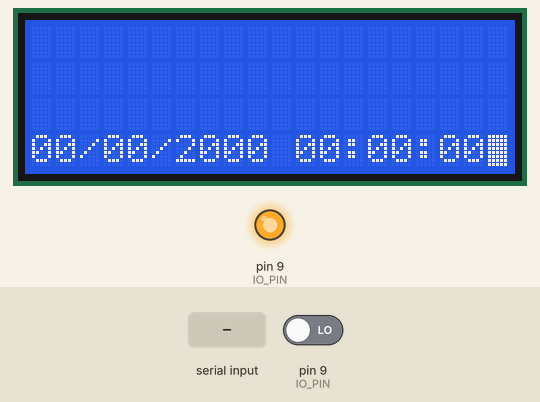
A sketch run on a simulated Arduino Uno, built with avr-gcc and run on an emulated ATmega328P. Parts: 20×4 character LCD, output pins drawn as LEDs (lit = HIGH). Inputs (shaded band) come from the test bench; at power-on: pin 9 (IO_PIN) LOW. Pins used as bus, display or sensor lines are not drawn; what the sketch prints to the serial monitor is not drawn.

Above: at 2.8 s.
2.9 s: "H" received over Serial
At 4.0 s:
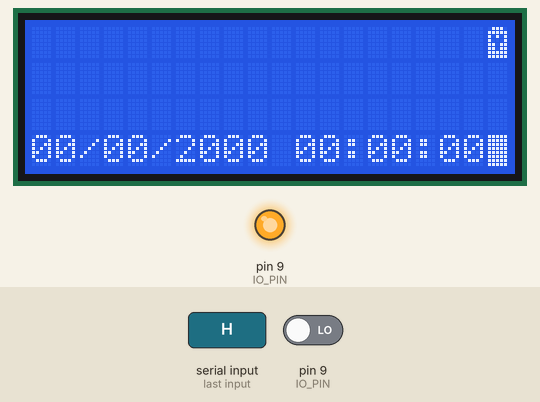
5.0 s: pin 9 (IO_PIN) driven HIGH
At 7.3 s:
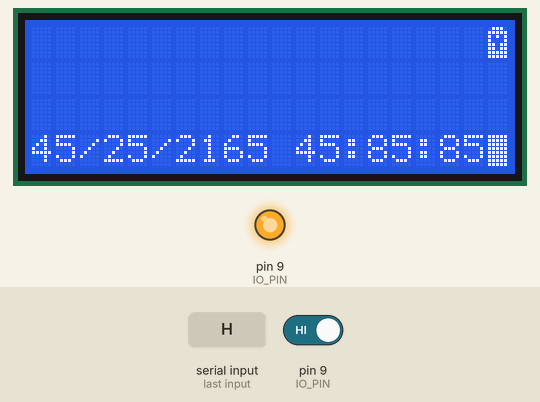
7.6 s: "h" received over Serial
At 8.6 s:
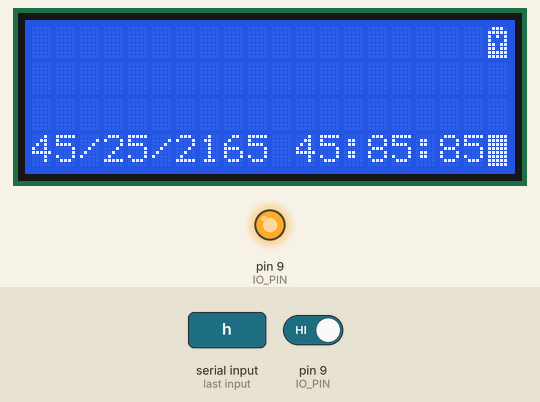
9.2 s: "M" received over Serial
At 9.48 s:
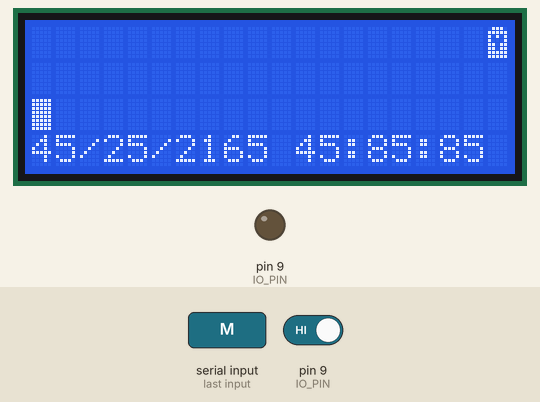
Timing chart, 0 to 11.8 s (numbered marks = the images above; inputs shaded):
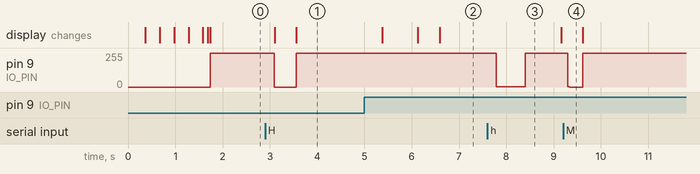

Measured:
- after the input at 2.9 s, pin 9 (IO_PIN): 255/255 → 0/255 after 0.19 s, → 255/255 0.46 s later
- after the input at 5.0 s, the display: changes after 0.38 s (image 2)
- after the input at 7.6 s, pin 9 (IO_PIN): 255/255 → 1/255 after 0.18 s, → 255/255 0.62 s later
- after the input at 9.2 s, pin 9 (IO_PIN): 255/255 → 0/255 after 0.10 s, → 255/255 0.31 s later

The sketch:

DS1302-RTC_LIB.ino
```cpp
#include <Vcc.h>
#include <LiquidCrystal.h>
/** Se debe colocar entre comillas para referirse a los include locales */
#include "DS1302RTC.h"

unsigned long CURRENT_MILLIS = 0;

/**
   Lectura de la carga de batería, o en su defecto, Vcc
*/
#define       INTERVAL_READ_BATTERY 3000
unsigned long TIME_READ = 0;
unsigned long TIME_BATTERY = 0;
unsigned long TIME_SHOW_READ = 0;
const float   VccCorrection = 1.0 / 1.0; // Medición Vcc en multímetro / Reportado por Vcc
Vcc vcc(VccCorrection);

/**
   Parámetros del LCD
   A menos que se necesiten los puertos de interrupciones, los coloco seguidos en el arduino
   1  VSS (+5v)   2  VDD (GND)  3  V0 (CONT)  4   RS    5  RW (+5v)   6  E
   7 - 10 (N/C)   11 D4         12 D5         13  D6    15 D7
   15 (LED Vcc)   16 (LED GND)
*/
#define LCD_COLS  20
#define LCD_ROWS  4
#define LCD_BLINK true
#define RS        7
#define EN        6
#define D4        5
#define D5        4
#define D6        3
#define D7        2
LiquidCrystal lcd(RS, EN, D4, D5, D6, D7);

/**
   Parametros del Realtime Clock DS1302
   https://github.com/NeiroNx/_rtcLib
*/
#define         INTERVAL_READ_RTC 500
#define         SCK_PIN 8
#define         IO_PIN  9
#define         CE_PIN  10
unsigned long   RTC_TIME = 0;
#define         CLOCK_ROW 3
DS1302_RTC      _rtc(SCK_PIN, IO_PIN, CE_PIN);


/**
  Se escribirá el ícono de batería en la esquina sup. der.
*/
void lcdBatteryIcon(const int icon = -1) {
  lcd.createChar(0 , vcc.Get_Battery_Icon(icon));
  lcd.setCursor(LCD_COLS - 1, 0);
  lcd.write(byte(0));
}

void readBatteryLevel(unsigned long* currentMillis) {
  if (*currentMillis > TIME_BATTERY + INTERVAL_READ_BATTERY) {
    float curvolt = vcc.Read_Volts();
    Serial.println("Bat: " + String(curvolt) + "v");
    lcdBatteryIcon();
    TIME_BATTERY = *currentMillis;
  }
}

void cl(unsigned int line) {
  char cleanLine[LCD_COLS];
  for (int i = 0; i < LCD_COLS; i++) {
    cleanLine[i] = ' ';
  }
  lcd.setCursor(0, line);
  lcd.print(cleanLine);
  lcd.setCursor(0, line);
}

/**
   Escribe un patron en el LCD para mostrar todos los pixeles
*/
void testLCD() {
  for (int row = 0; row < LCD_ROWS; row ++) {
    lcd.setCursor(0, row);
    for (int col = 0; col < LCD_COLS; col ++) {
      lcd.print(char(255));
      delay(10);
    }
  }
  for (int row = 0; row < LCD_ROWS; row ++) {
    lcd.setCursor(0, row);
    for (int col = 0; col < LCD_COLS; col ++) {
      lcd.print(' ');
      delay(10);
    }
  }
}

void readTime(unsigned long* currentMillis) {
  if (*currentMillis > RTC_TIME + INTERVAL_READ_RTC) {
    // This allows for the update of variables for time or accessing the individual elements.
    _rtc.updateTime();

    // Start printing elements as individuals
    Serial.print("Current Date / Time: ");
    Serial.print(_rtc.dayofmonth); //You can switch between day and month if you're using American system
    Serial.print("/");
    Serial.print(_rtc.month);
    Serial.print("/");
    Serial.print(_rtc.year);
    Serial.print(" ");
    Serial.print(_rtc.hours);
    Serial.print(":");
    Serial.print(_rtc.minutes);
    Serial.print(":");
    Serial.println(_rtc.seconds);

    char buffer[20] = "";
    sprintf(buffer, "%02d/%02d/%04d %02d:%02d:%02d", _rtc.dayofmonth, _rtc.month, _rtc.year, _rtc.hours, _rtc.minutes, _rtc.seconds);
    lcd.setCursor(0, CLOCK_ROW);
    lcd.print(buffer);
    //lcd.print(String(_rtc.dayofmonth) + "/" + String(_rtc.month) + "/" + String(_rtc.year) + " " + String(_rtc.hours) + ":" + String(_rtc.minutes) + ":" + String(_rtc.seconds));

    RTC_TIME = *currentMillis;
  }
}

void initializeLcd() {
  lcd.begin(LCD_COLS, LCD_ROWS);
  testLCD();
#if defined LCD_BLINK && LCD_BLINK == true
  lcd.blink();
#endif
}

/**
   Inicializa el _rtc en la hora/fecha en la que se compiló
   el sketch
*/
void initializeRTC() {
  /**
    _rtc.begin();
    if (! _rtc.isrunning()) {
    Serial.println("_rtc no esta Corriendo!");
    for (;;);
    }
  */
  Serial.print("Inicializando en: ");
  Serial.print(__DATE__);
  Serial.println(__TIME__);
  // _rtc.setDS1302Time(00, 59, 23, 6, 10, 1, 2014);
}

void readFromSerial() {
  while (Serial.available() > 0) {
    char incomingCharacter = Serial.read();
    switch (incomingCharacter) {
      case 'H':
        _rtc.setDS1302Time(_rtc.seconds, _rtc.minutes, (_rtc.hours == 23) ? 0 : ++_rtc.hours, _rtc.dayofweek, _rtc.dayofmonth, _rtc.month, _rtc.year);
        break;

      case 'h':
        _rtc.setDS1302Time(_rtc.seconds, _rtc.minutes, (_rtc.hours == 0) ? 23 : --_rtc.hours, _rtc.dayofweek, _rtc.dayofmonth, _rtc.month, _rtc.year);
        break;

      case 'M':
        _rtc.setDS1302Time(_rtc.seconds, (_rtc.minutes == 59) ? 0 : ++_rtc.minutes, _rtc.hours, _rtc.dayofweek, _rtc.dayofmonth, _rtc.month, _rtc.year);
        break;

      case 'm':
        _rtc.setDS1302Time(_rtc.seconds, (_rtc.minutes == 0) ? 59 : --_rtc.minutes, _rtc.hours, _rtc.dayofweek, _rtc.dayofmonth, _rtc.month, _rtc.year);
        break;

      case 'D':
        _rtc.setDS1302Time(_rtc.seconds, _rtc.minutes, _rtc.hours, _rtc.dayofweek, (_rtc.dayofmonth == 31) ? 0 : ++_rtc.dayofmonth, _rtc.month, _rtc.year);
        break;

      case 'd':
        _rtc.setDS1302Time(_rtc.seconds, _rtc.minutes, _rtc.hours, _rtc.dayofweek, (_rtc.dayofmonth == 0) ? 31 : --_rtc.dayofmonth, _rtc.month, _rtc.year);
        break;

      case 'L':
        _rtc.setDS1302Time(_rtc.seconds, _rtc.minutes, _rtc.hours, _rtc.dayofweek, _rtc.dayofmonth , (_rtc.month == 12) ? 0 : ++_rtc.month, _rtc.year);
        break;

      case 'l':
        _rtc.setDS1302Time(_rtc.seconds, _rtc.minutes, _rtc.hours, _rtc.dayofweek, _rtc.dayofmonth , (_rtc.month == 0) ? 12 : --_rtc.month, _rtc.year);
        break;

      case 'Y':
        _rtc.setDS1302Time(_rtc.seconds, _rtc.minutes, _rtc.hours, _rtc.dayofweek, _rtc.dayofmonth, _rtc.month, ++_rtc.year);
        break;

      case 'y':
        _rtc.setDS1302Time(_rtc.seconds, _rtc.minutes, _rtc.hours, _rtc.dayofweek, _rtc.dayofmonth, _rtc.month, --_rtc.year);
        break;
    }
    //_rtc.setDS1302Time(_rtc.seconds, _rtc.minutes, _rtc.hours, _rtc.dayofweek, _rtc.dayofmonth, _rtc.month, _rtc.year);
  }
  delay(50);
}

void setup() {
  Serial.begin(9600);
  initializeLcd();
  initializeRTC();
}

void loop() {
  CURRENT_MILLIS = millis();
  readFromSerial();
  readBatteryLevel(&CURRENT_MILLIS);
  readTime(&CURRENT_MILLIS);

  delay(100);
}
```

DS1302RTC.h
```cpp
//=======================================================================================================
//
//                   TITLE:               DS1302 Real Time Clock
//                   FILENAME:            DS1302_RTC.h
//                   PREPARED FOR:        Virtuabotic, LLC
//                   PROGRAMMER(S):       Arduino.cc user "Krodal"
//                                        Joseph Datillo
//                                        T. Daniel Murphy
//                   DEVELOPMENT DATE:    06 January 2014
//                   COMPILER USED:       Arduino 1.0.5 and xCode 5.0.2 (Version 5A3005)
//                   TARGET PLATFORM:     Versilino and Arduino Microcontrollers
//
//=======================================================================================================
//                                        Program Description Begin
//=======================================================================================================
//
//  This header file contains the class declarations for the employment of a DS1302 Real Time Clock
//  library.  This file is written for compatibility for Arduino Boards, as well as Versilino boards.
//  These functions will work on any pin type available on the boards (PWM, COMMUNICATION, DIGITAL, or
//  ANALOG).
//
//                                 This is the Revision Section Begin
//=======================================================================================================
//
//    Date                  Programmer                  Revisions Made
//
//    XX June 2012          Krodal                      Original
//    XX March 2013         Krodal                      Added bcd2bin, bin2bcd_h, and bin2bcd_l functions
//    07 January 2014       Joseph Datillo              Converted file into library format.
//                          T. Daniel Murphy            Added functions to allow for user implentation
//                                                        as a library, vice a stand alone program.
//                                                      Added ability to access individual elements of
//                                                        the time structure.
//                                                      Added functions for printing, and element access.
//
//                                        Acknowledgements Begin
//=======================================================================================================
//  The original program was provided by Arduino.cc user Kodal on URL:
//  http://playground.arduino.cc/Main/DS1302
//
//                                            Reference Links Begin
//=======================================================================================================

//  Datasheet:  http://www.hobbytronics.co.uk/datasheets/DS1302.pdf
//  GET UPDATES: https://www.virtuabotix.com/resources.php?product=versalino

//=======================================================================================================
//                                         Include Guards Begin
//=======================================================================================================
#include "stdio.h"

#ifndef DS1302_RTC_H
#define DS1302_RTC_H

#include <stddef.h>
#include <string.h>

#if defined(ARDUINO) && ARDUINO >= 100
#include "Arduino.h"
#else
#include "WProgram.h"
#include <pins_arduino.h>
#endif


//=======================================================================================================
//			                             DS1302_RTC Class Declaration Begin
//=======================================================================================================
//  DS1302_RTC - Creates the Real Time Clock object, and contains all of the functions that are
//                   required for setting, and tracking the time, as well as converting that time into
//                   the current UNIX Time.

class DS1302_RTC
{
  public:
    //+++++++++++++++++++++++++++++++++++++++++++++ Class Constructor +++++++++++++++++++++++++++++++++++++++
    DS1302_RTC(uint8_t inSCLK, uint8_t inIO, uint8_t inC_E);

    //++++++++++++++++++++++++++++++++++++++++++++++ Class Functions ++++++++++++++++++++++++++++++++++++++++
    void    initRTC(uint8_t CLK, uint8_t IO, uint8_t ENABLE);        // Sets the pins and enable them
    void    clock_burst_read(uint8_t *p);                            // Reads clock data, and sets pinmode
    void    clock_burst_write(uint8_t *p);                           // Writes clcok data, and sets pinmode
    uint8_t _read(int address);                                   // Reads a byte from DS1302, sets pinmode
    void    _write(int address, uint8_t data);                       // Writes a byte to DS1302, sets pinmode
    void    _start(void);                                            // Function to help setup start condition
    void    _stop(void);                                             // Function to help stop the communication
    uint8_t toggleread(void);                                    // Function to help read byte with bit
    void    togglewrite(uint8_t data, uint8_t release);             // Function to help wrtie byte with bit
    void    setDS1302Time(uint8_t seconds, uint8_t minutes,          // This function sets the time on the
                       uint8_t hours, uint8_t dayofweek,          // DS1302
                       uint8_t dayofmonth, uint8_t month,
                       int year);
    void updateTime();                                            // This function simply updates the time

    uint8_t read(const uint8_t addr);                             // This reads a register
    //++++++++++++++++++++++++++++++++++++++++++++++ Class variables ++++++++++++++++++++++++++++++++++++++++
    uint8_t SCLK;
    uint8_t IO;
    uint8_t C_E;
    uint8_t seconds;
    uint8_t minutes;
    uint8_t hours;
    uint8_t dayofweek;
    uint8_t dayofmonth;
    uint8_t month;
    int year;
};

#endif // versalinoRTC_H
```

Source omitted: DS1302RTC.cpp (18758 bytes)
